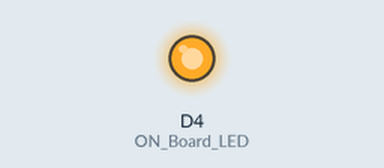
Simulated run of this sketch. Board: ESP8266 (NodeMCU). On the bench: output pins drawn as LEDs (lit = HIGH). WiFi joins after 1.5 s; servers stay silent unless stated; uploads are accepted with an empty reply; what the sketch prints to the serial monitor is not drawn.

Above: at 1.6 s.
Timing chart, 0 to 3.1 s (numbered marks = the images above):
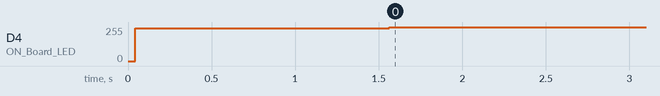

The sketch:

ProjectCode.ino
```cpp
#include <ESP8266WiFi.h>
#include <WiFiClientSecure.h>


const int tachPIN=D4;
const unsigned long sampleTime=1000;

int totalimps = 0;

#define ON_Board_LED 2
const char* ssid = "Beeline_5E79";
const char* password = "92515952";


const char* host = "script.google.com";
const int httpsPort = 443;
//----------------------------------------

WiFiClientSecure client; //--> Create a WiFiClientSecure object.

String GAS_ID = "AKfycbyT1XyQYQawxhznzRkS0ZtZka2jwsYS7GRKZjv_MxrQ_fUf1SuF";


void setup() {

  pinMode(tachPIN, INPUT);
  digitalWrite(tachPIN, HIGH);

  Serial.begin(115200);


  WiFi.begin(ssid, password);
  Serial.println("");

  pinMode(ON_Board_LED,OUTPUT);
  digitalWrite(ON_Board_LED, HIGH);


  Serial.print("Connecting");
  while (WiFi.status() != WL_CONNECTED) {
    Serial.print(".");

    digitalWrite(ON_Board_LED, LOW);

    digitalWrite(ON_Board_LED, HIGH);

  }

  digitalWrite(ON_Board_LED, HIGH); //--> Turn off the On Board LED when it is connected to the wifi router.
  Serial.println("");
  Serial.print("Successfully connected to : ");
  Serial.println(ssid);
  Serial.print("IP address: ");
  Serial.println(WiFi.localIP());
  Serial.println();
  client.setInsecure();


}
void loop() {
  int rpm=getRPM();
   Serial.print("RPM: ");
   Serial.print(totalimps/100);
   Serial.print("\n");

   int h = totalimps/100;

  String Humi = "impuls: " + String(h);

  Serial.println(Humi);

  sendData(h);
}

int getRPM(){

  int kount=0;
  boolean kflag=LOW;
  unsigned long currentTime=0;
  unsigned long startTime=millis();

  while (currentTime<=sampleTime){
    if (digitalRead(tachPIN)==HIGH){
      kflag=HIGH;
    }

    if (digitalRead(tachPIN)==LOW && kflag==HIGH){
      kount++;
      kflag=LOW;
    }

    currentTime=millis()-startTime;
  }

  int kount2rpm = int(60000./float(sampleTime))*kount;


  totalimps = totalimps + kount2rpm;

  return totalimps;


}
void sendData(int hum) {
  Serial.println("==========");
  Serial.print("connecting to ");
  Serial.println(host);


  if (!client.connect(host, httpsPort)) {
    Serial.println("connection failed");
    return;
  }

  String string_humidity =  String(hum, DEC);
  String url = "https://script.google.com/macros/s/" + GAS_ID + "/exec?&humidity=" + string_humidity;
  Serial.print("requesting URL: ");
  Serial.println(url);

  client.print(String("GET ") + url + " HTTP/1.1\r\n" +
         "Host: " + host + "\r\n" +
         "User-Agent: BuildFailureDetectorESP8266\r\n" +
         "Connection: close\r\n\r\n");

  Serial.println("request sent");


  while (client.connected()) {
    String line = client.readStringUntil('\n');
    if (line == "\r") {
      Serial.println("headers received");
      break;
    }
  }
  String line = client.readStringUntil('\n');
  if (line.startsWith("{\"state\":\"success\"")) {
    Serial.println("esp8266/Arduino CI has failed");
  } else {
    Serial.println("esp8266/Arduino CI successfull!");
  }
  Serial.print("reply was : ");
  Serial.println(line);
  Serial.println("closing connection");
  Serial.println("==========");
  Serial.println();

}
```

Measured:
- by itself, D4 (ON_Board_LED): 246/255 → 255/255 at 1.6 s
